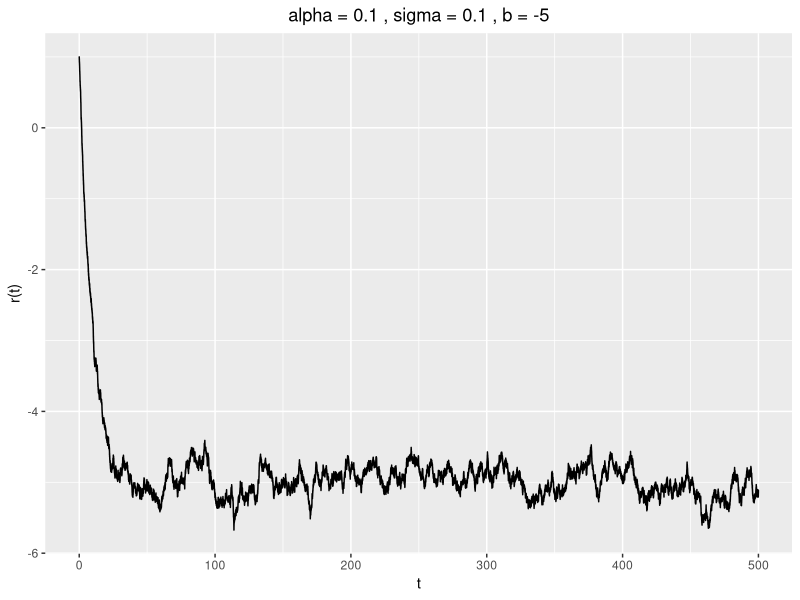
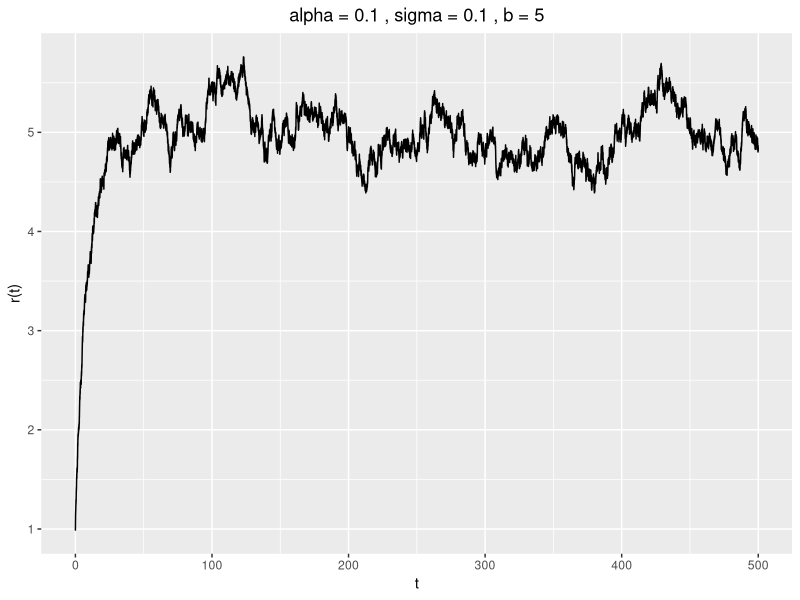
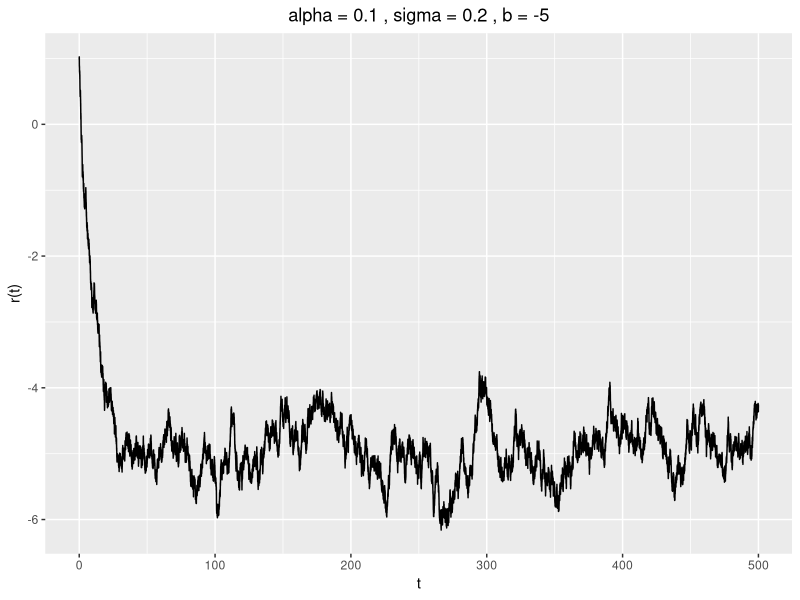
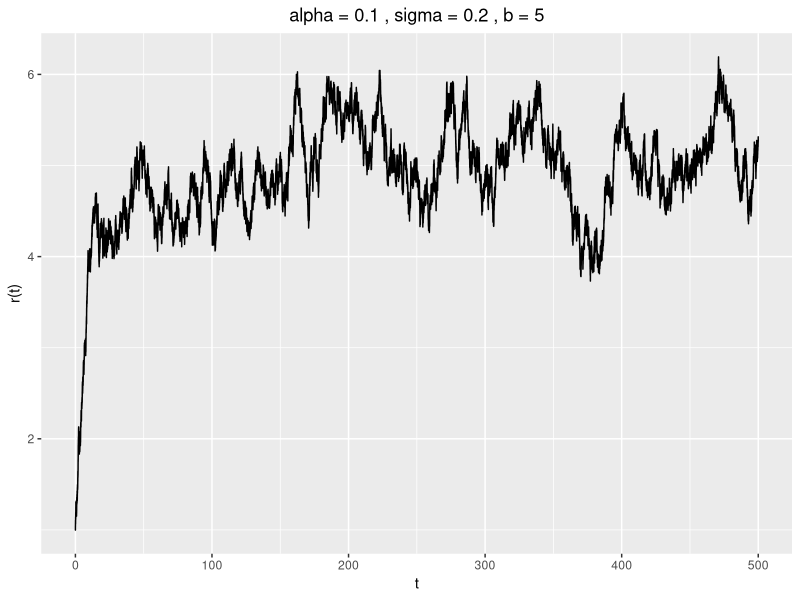
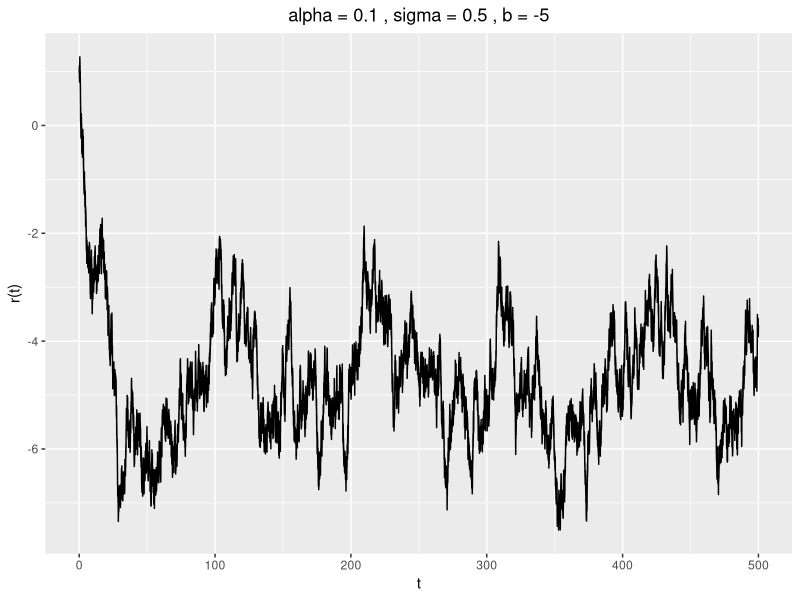
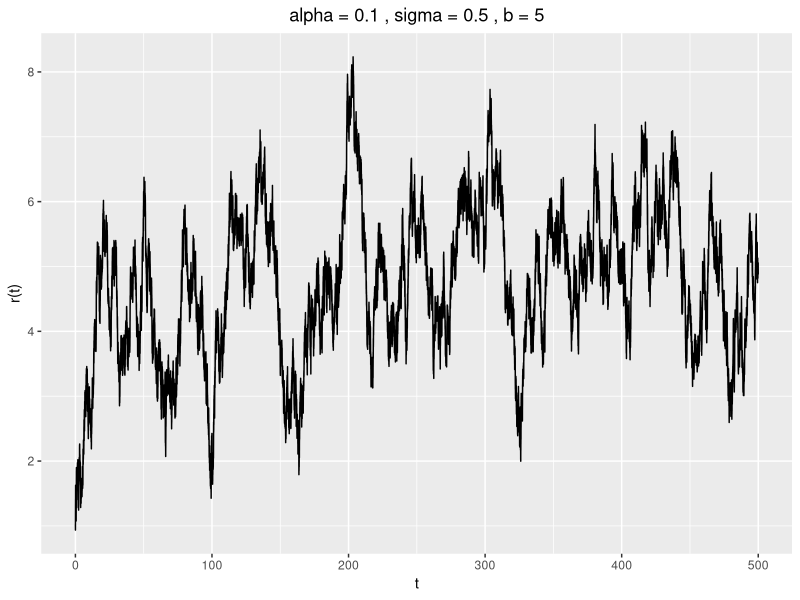
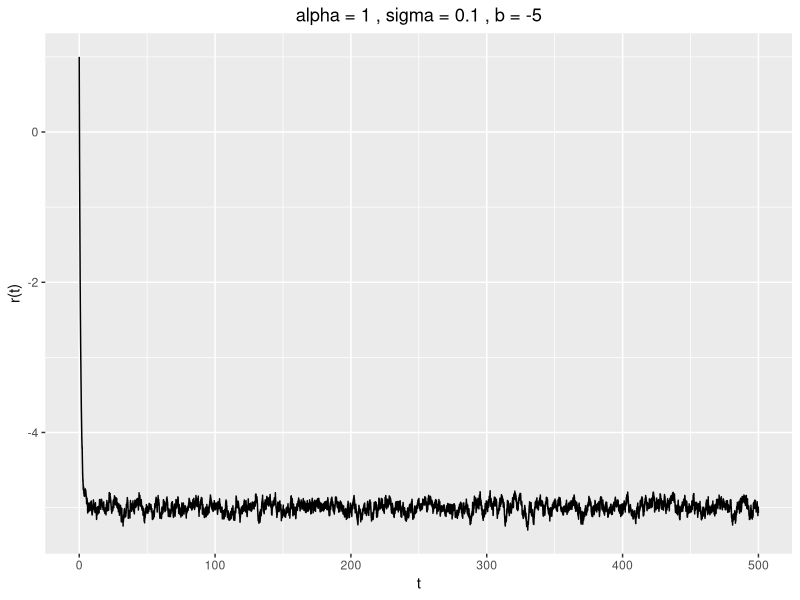
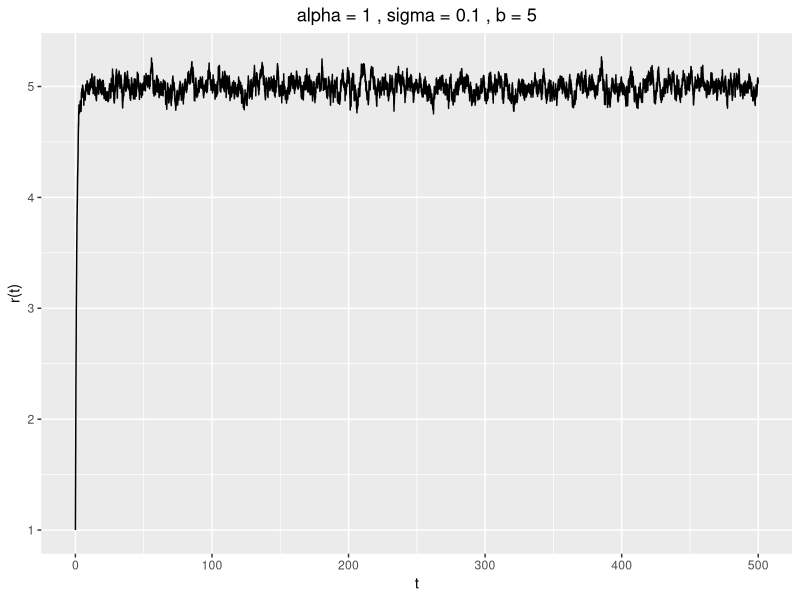

Write the R code that produced these figures, in order.
# Orstein–Uhlenbeck Process
alpha_init <- c(0.1,1,5)
sigma_init <- c(0.1,0.2,0.5)
b_init <- c(-5,5)

## random walk
ran_walk <- function(alpha,sigma,b,r0=1,T=500,delta=1/500) {
  dim<-length(alpha)*length(sigma)*length(b)
  init<-data.frame(matrix(0,3,dim))
  result_all<-data.frame(matrix(0,(T-0)/delta+1,dim))
  for (j in 1:length(alpha)) {
    for (k in 1:length(sigma)) {
      for (l in 1:length(b)) {
        results<-numeric((T-0)/delta+1);results[1]<-r0; ran_nrml<-rnorm((T-0)/delta)
        num <- (j-1)*6+(k-1)*2+l
        init[1,num]<-alpha[j]
        init[2,num]<-sigma[k]
        init[3,num]<-b[l]
        part_1<-exp(-init[1,]*delta)
        part_2<-init[3,]*(1-exp(-init[1,]*delta))
        part_3<-init[2,]*sqrt((1-exp(-2*init[1,]*delta))/2/init[1,])
        p1<-as.numeric(part_1[num]);p2<-as.numeric(part_2[num]);p3<-as.numeric(part_3[num])
        for (i in 2:length(results)) {
          results[i]<-p1*results[i-1]+p2+p3*ran_nrml[i-1]
        }
        result_all[,num]<-results
      }
    }
  }
  result_all
}
results<-ran_walk(alpha_init,sigma_init,b_init)

## plot
time<-seq(0,500,1/500)
results2<-cbind(time,results)
library(ggplot2)
for (j in 1:length(alpha_init)) {
  for (k in 1:length(sigma_init)) {
    for (l in 1:length(b_init)) {
      num <- (j-1)*6+(k-1)*2+l
      print(ggplot() + geom_line(data=results2,aes(x=results2[,1],y=results2[,num+1])) + 
        labs(x="t",y="r(t)", title=paste("alpha =",paste(alpha_init[j]),
                      ", sigma =",paste(sigma_init[k]),", b =",paste(b_init[l]))) + 
        theme(plot.title = element_text(hjust = 0.5)))
    }
  }
}

## Euler–Maruyama method
deltas <- c(1,0.5,0.1,0.01)

em_mthd <- function(delta, N, r0=1, alpha=5, sigma=0.1, b=5) {
  sample_N <- NULL
  for (j in 1:N) {
    rt<-numeric(1/delta+1);rt[1]<-r0;r_nrml<-rnorm(1/delta)
    for (i in 2:length(rt)) {
      mu<-rt[i-1]+alpha*(b-rt[i-1])*delta
      sd<-sigma*delta
      rt[i]<-mu+sd*r_nrml[i-1]
    }
    sample_N<-data.frame(rbind(sample_N,rt[length(rt)]))
  }
  sample_N
}

sample_1000 <- data.frame(matrix(0,1000,length(deltas)))
for (i in 1: length(deltas)) {
  sample_1000[,i] <- em_mthd(deltas[i],1000)
}

true_f <- function(x) {
  dnorm(x,(5-4*exp(-5)),sqrt((1-exp(-10))/1000))
}
library(ggplot2)
ggplot()+ stat_function(aes(col="true"),fun=true_f)+
    geom_density(data=sample_1000,aes(sample_1000[,1], col='kernel')) + 
    scale_color_manual(values = c("red", "blue")) + 
    xlim(4,24) + labs(title = paste("delta =",deltas[1]),
         x = "t", y = "value") + theme(plot.title = element_text(hjust = 0.5))
ggplot()+ stat_function(aes(col="true"),fun=true_f)+
  geom_density(data=sample_1000,aes(sample_1000[,2], col='kernel')) + 
  scale_color_manual(values = c("red", "blue")) + 
  xlim(-5,6) + labs(title = paste("delta =",deltas[2]),
                    x = "t", y = "value") + theme(plot.title = element_text(hjust = 0.5))
ggplot()+ stat_function(aes(col="true"),fun=true_f)+
  geom_density(data=sample_1000,aes(sample_1000[,3], col='kernel')) + 
  scale_color_manual(values = c("red", "blue")) + 
  xlim(4,6) + labs(title = paste("delta =",deltas[3]),
                    x = "t", y = "value") + theme(plot.title = element_text(hjust = 0.5))
ggplot()+ stat_function(aes(col="true"),fun=true_f)+
  geom_density(data=sample_1000,aes(sample_1000[,4], col='kernel')) + 
  scale_color_manual(values = c("red", "blue")) + 
  xlim(4,6) + labs(title = paste("delta =",deltas[4]),
                    x = "t", y = "value") + theme(plot.title = element_text(hjust = 0.5))

# Poisson Process

## Integration
lamda_t <- function(t) {
  lamdat<- sqrt(t) + exp(-t)*sin(2*pi*t)
  lamdat
}
Z <- integrate(lamda_t,0,5)
Z$value

## poisson process
samples <- function(N) {
  int0_5<-2/3*5^(3/2)-exp(-5)+1
  tau_t<-matrix(0,1,1)
  for (i in 1:N) {
    S<-int0_5* runif(rpois(1,int0_5))
    T<-matrix(0,length(S),1)
    for (j in 1: length(S)) {
      if (length(S)==0) next
      lamda_f <- function(t) {
        lamda_f <- 2/3*t^(3/2)-exp(-t)+1-S[j]
        lamda_f
      }
      T[j,1]<-uniroot(lamda_f,c(0,5))$root
      tau<-matrix(0,length(S),1)
    }
    for (k in 1:nrow(T)) {
      if (length(T)==0) next
      u0 <- runif(1)
      if (u0<=(sqrt(T[k,1])+exp(-T[k,1])*sin(2*pi*T[k,1]))/(sqrt(T[k,1])+exp(-T[k,1]))) {
        tau[k,1]<-T[k,1]
      }
      else next
    }
    tau_t<-rbind(tau_t,tau)
  }
  tau_t<-as.data.frame(tau_t[tau_t>0 & tau_t<5])
  tau_t
}

tau_t <- samples(1000)

true_f <- function(t) {
  true_f<- (sqrt(t)+exp(-t)*sin(2*pi*t))/(Z$value)
  true_f
}
library(ggplot2)
ggplot() + stat_function(aes(col="true"), fun=true_f) +
  geom_density(data=tau_t,aes(tau_t[,1], col='kernel')) + 
  scale_color_manual(values = c("red", "blue")) + xlim(0,5) +
  labs(title = paste("kernel density vs. true density"),
       x = "t", y = "value") + theme(plot.title = element_text(hjust = 0.5))

